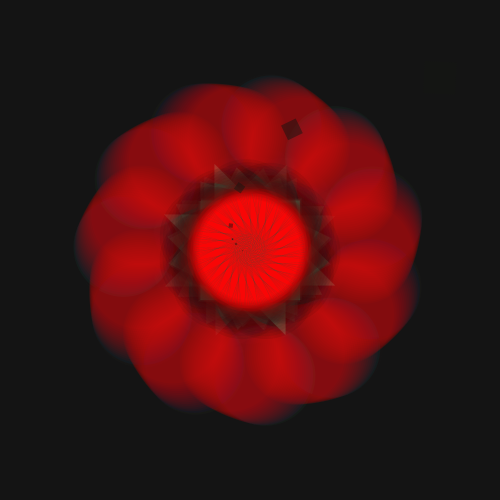
Frame 1 (no input)
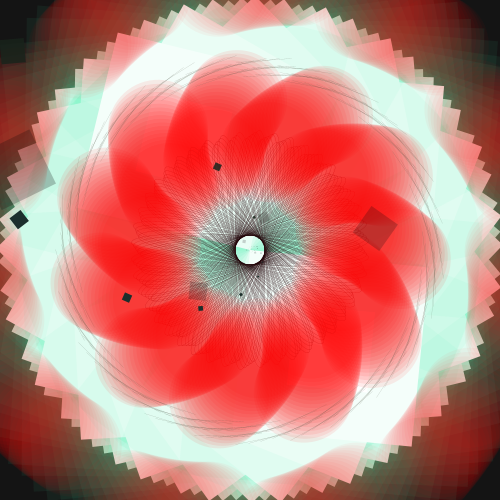
Frame 60 (the mouse pressed at the canvas centre just before this capture)
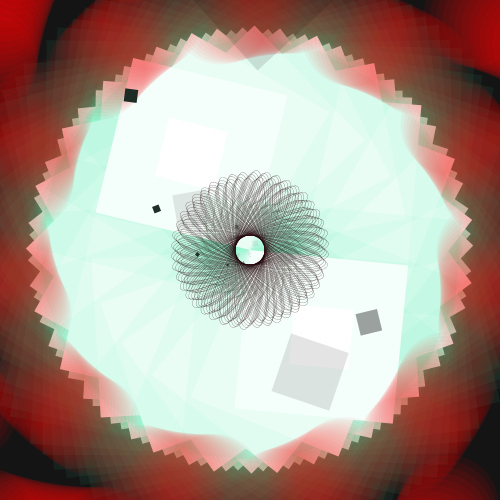
Frame 120 (the mouse held since frame 60 and released just before this capture)

The Processing sketch that drew these frames (run headless with seeded random() and noise(); from frame 60 on, the mouse is pressed at the canvas centre):

// Processing sketch: processing_71134
// ── processing_71134.pde

float spin = 0;
float q = 20;
float n = .5;
float m = 20;
float p =10;
float u;
float w;
float x;
float y;
float yy;
float pointrotateX;
float condense;

float pop = 0.0;
float out = 0.0;

void setup()
{
  size(500,500);
}

void draw()
{
  colorMode(HSB);
   background(20);
  frameRate(20);
  smooth();
  stroke(245, 90, 70, 10);
  translate(250, 250);
  
  for(float i = 0; i < 100; i++) //red ring
  {
    strokeWeight(i);
    rotate(3);
    line(0,y,55, y);
    y = y + .06; //each time it loops, y increases
  }
  
      if(y > 300)
      {
        y = 0; //resets loop
      }  /// CIRCLE EXPANSION
      
      
stroke(110,180, 240, 15); //BLUE RECTANGLE
   for(float a = 0; a < 100; a++)
   {
     fill(255);
     rect(0,0, w, w);
     rotate(3);
     w = w +.03;
   }
     if(w>200)
     {
       w=0;
     } 
     
strokeWeight(.2);  
fill(255);
noFill();
stroke(251, 210, 33); //RED CIRCLE
 for(float c = 0; c < 100; c++)
 {
   ellipse(0, 0, u, 30);
   rotate(3);
   u = u +.2;
 }
  if(u>300)
   {
    u=0;
   } 
   //CIRCLE MOTION
    noStroke();
    
       for(float r = 2; r <200; r++) // White blast
    {
      fill(q/2, q, q/1, 10);
      rotate(4);
      ellipse(p-100,p-100, 100, 100);
      p = p +.05;
      q = q +20;
    }
    if(p >300)
    {
      p = 0;
    }
    
     for(float g = 2; g <200; g++) //FLASH
    {
      fill(n/2, n, n/12, 20);
      rotate(4);
      ellipse(m-50,m-50, 100, 100);
      m = m +.20; //circles amont
      n = n +20;
    }
    if(m >300)
    {
      m = 0;
      n= 20;
    }
    
    stroke(60, 70, 70, 110);
    for(float condense = 200; condense > 0; condense--) //Black line vortex
    {
      rotate(.5);
      line(x,0, x, 55);
      x = x -.08;
    }
      if( x < 35)
      {
        x=300;
      }
      
      noStroke();
      colorMode(HSB);
      for(float k = 0; k <100; k ++)
      {
      rotate(.5);
      pop = pop+.04;
      out = sin(pop)*2;
      scale(out);
       fill(k*1.3,k*1.1, k*.5, k*3);
      rect( spin, spin, .1, .1);
      spin = spin +.012;
      }
      if(spin <200)
      {
        spin = 0;
      }
}
